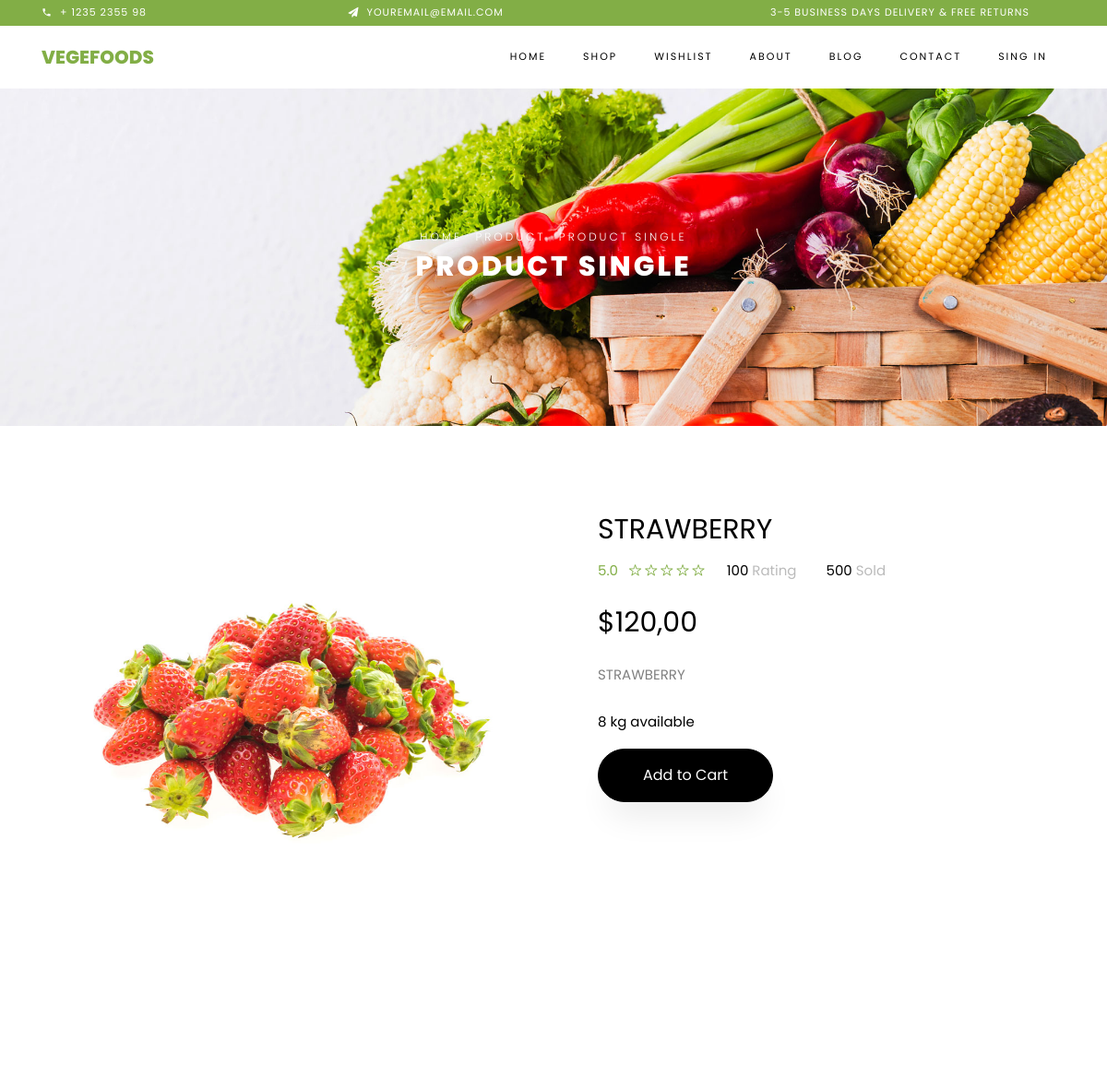
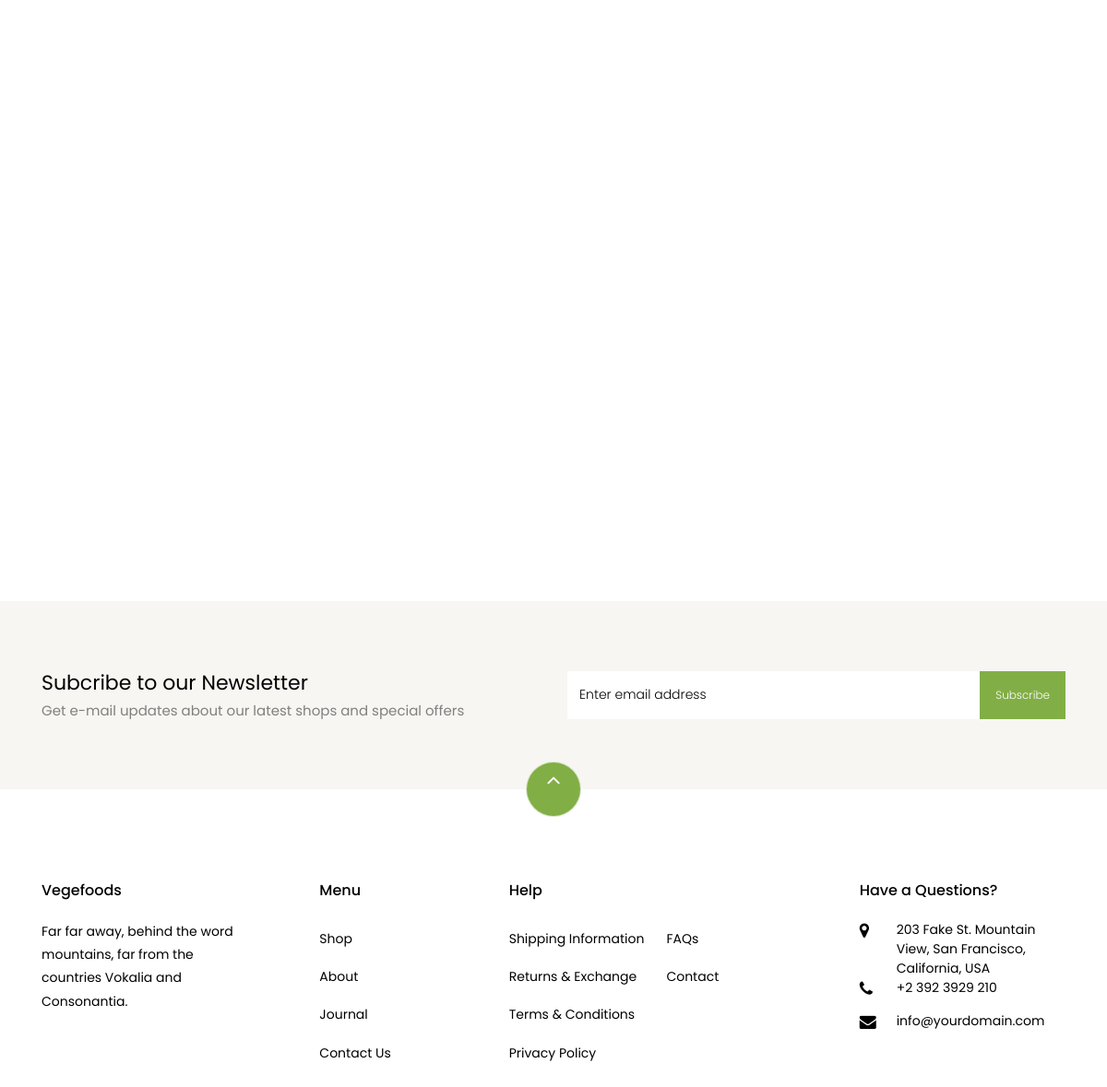
Page /product/strawberry/ on the committed database (2 pictures, top to bottom).
### store/models.py (models this page shows, shortened)
class Product(models.Model):
    title = models.CharField(max_length=255, verbose_name='Название')
    description = models.TextField(default='', verbose_name='Описание')
    slug = models.SlugField(unique=True, null=True)
    inventory = models.IntegerField(default=0, verbose_name='На складе')
    sold = models.IntegerField(default=0, verbose_name='Продано')
    rating = models.FloatField(default=0, verbose_name='Рэйтинг')
    price = models.DecimalField(max_digits=10, decimal_places=2, verbose_name='Цена')
    created_at = models.DateTimeField(auto_now_add=True, verbose_name='Дата добавления')
    category = models.ForeignKey(Category, on_delete=models.CASCADE, verbose_name='Категория',
                                 related_name='products')
    def get_absolute_url(self):
        return reverse('product', kwargs={'slug': self.slug})
    def get_first_photo(self):
        if self.photos:
            try:
                return self.photos.first().image.url
            except:
                return 'https://themewagon.github.io/vegefoods/images/product-1.jpg'
        else:
            return 'https://themewagon.github.io/vegefoods/images/product-1.jpg'
    class Meta:
        verbose_name = 'Товар'
        verbose_name_plural = 'Товары'

class Gallery(models.Model):
    product = models.ForeignKey(Product, on_delete=models.CASCADE, related_name='photos')
    image = models.ImageField(upload_to='products/', verbose_name='Изображение')
    class Meta:
        verbose_name = 'Изображение'
        verbose_name_plural = 'Галлерея товаров'

### store/views.py (the view)
# urls.py: path('product/<slug:slug>/', ProductDetail.as_view(), name='product'),
class ProductDetail(DetailView):
    model = Product
    template_name = 'store/product-single.html'
    context_object_name = 'product'
    def get_context_data(self, **kwargs):
        context = super().get_context_data()
        products = Product.objects.all()[:4]
        context['products'] = products
        product = Product.objects.get(slug=self.kwargs['slug'])
        context['title'] = product.title
        return context

### store/templates/store/product-single.html (shortened to what this page needs)
{% extends 'base.html' %}
{% load static %}
{% block slider %}
    <div class="hero-wrap hero-bread" style="background-image: url('{% static 'store/images/bg_1.jpg' %}');">
      <div class="container">
        <div class="row no-gutters slider-text align-items-center justify-content-center">
          <div class="col-md-9 ftco-animate text-center">
          	<p class="breadcrumbs"><span class="mr-2"><a href="index.html">Home</a></span> <span class="mr-2"><a href="index.html">Product</a></span> <span>Product Single</span></p>
            <h1 class="mb-0 bread">Product Single</h1>
          </div>
        </div>
      </div>
    </div>
{% endblock slider %}
{% block main %}
	{% include 'store/components/product/_product_info.html' %}
	{% include 'store/components/product/_related_products.html' %}
	{% include 'store/components/_email.html' %}
{% endblock main %}

### store/templates/store/components/product/_product_info.html (shortened to what this page needs)
<section class="ftco-section">
    	<div class="container">
    		<div class="row">
    			<div class="col-lg-6 mb-5 ftco-animate">
    				<a href="{{ product.get_first_photo }}" class="image-popup"><img src="{{ product.get_first_photo }}" class="img-fluid" alt="Colorlib Template"></a>
    			</div>
    			<div class="col-lg-6 product-details pl-md-5 ftco-animate">
    				<h3>{{ product.title }}</h3>
    				<div class="rating d-flex">
							<p class="text-left mr-4">
								<a href="#" class="mr-2">5.0</a>
								<a href="#"><span class="ion-ios-star-outline"></span></a>
								<a href="#"><span class="ion-ios-star-outline"></span></a>
								<a href="#"><span class="ion-ios-star-outline"></span></a>
								<a href="#"><span class="ion-ios-star-outline"></span></a>
								<a href="#"><span class="ion-ios-star-outline"></span></a>
							</p>
							<p class="text-left mr-4">
								<a href="#" class="mr-2" style="color: #000;">100 <span style="color: #bbb;">Rating</span></a>
							</p>
							<p class="text-left">
								<a href="#" class="mr-2" style="color: #000;">500 <span style="color: #bbb;">Sold</span></a>
							</p>
						</div>
    				<p class="price"><span>${{ product.price }}</span></p>
    				<p>{{ product.description }}
						</p>
						<div class="row mt-4">
	          	<div class="col-md-12">
	          		<p style="color: #000;">{{ product.inventory }} kg available</p>
	          	</div>
          	</div>
          	<p><a href="{% url 'to_cart' product.pk 'add' %}" class="btn btn-black py-3 px-5">Add to Cart</a></p>
    			</div>
    		</div>
    	</div>
    </section>

### rows in the picture
Product: get_first_photo (picture), title "STRAWBERRY", price "120,00", description "STRAWBERRY", inventory "8"
